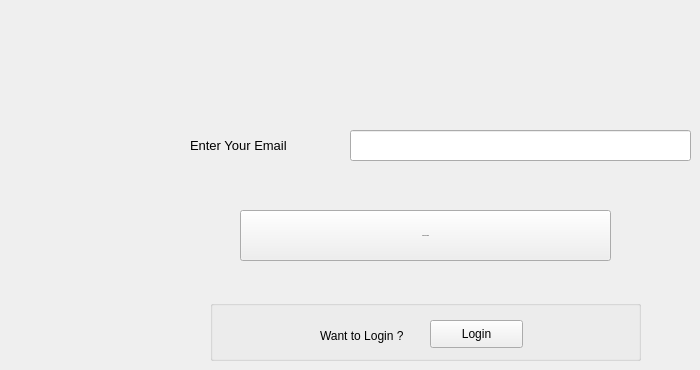
    <widget class="QWidget" name="tab_22">
     <attribute name="title">
      <string>Page</string>
     </attribute>
     <widget class="QLineEdit" name="lineEdit_42">
      <property name="geometry">
       <rect>
        <x>350</x>
        <y>130</y>
        <width>341</width>
        <height>31</height>
       </rect>
      </property>
     </widget>
     <widget class="QLabel" name="label_59">
      <property name="geometry">
       <rect>
        <x>190</x>
        <y>130</y>
        <width>131</width>
        <height>31</height>
       </rect>
      </property>
      <property name="font">
       <font>
        <pointsize>10</pointsize>
       </font>
      </property>
      <property name="text">
       <string>Enter Your Email</string>
      </property>
     </widget>
     <widget class="QPushButton" name="pushButton_40">
      <property name="geometry">
       <rect>
        <x>240</x>
        <y>210</y>
        <width>371</width>
        <height>51</height>
       </rect>
      </property>
      <property name="font">
       <font>
        <pointsize>-1</pointsize>
       </font>
      </property>
      <property name="text">
       <string>Send Me Email</string>
      </property>
     </widget>
     <widget class="QGroupBox" name="groupBox_8">
      <property name="geometry">
       <rect>
        <x>210</x>
        <y>300</y>
        <width>431</width>
        <height>61</height>
       </rect>
      </property>
      <property name="title">
       <string/>
      </property>
      <widget class="QLabel" name="label_60">
       <property name="geometry">
        <rect>
         <x>110</x>
         <y>20</y>
         <width>91</width>
         <height>31</height>
        </rect>
       </property>
       <property name="text">
        <string>Want to Login ?</string>
       </property>
      </widget>
      <widget class="QPushButton" name="pushButton_41">
       <property name="geometry">
        <rect>
         <x>220</x>
         <y>20</y>
         <width>93</width>
         <height>28</height>
        </rect>
       </property>
       <property name="text">
        <string>Login</string>
       </property>
      </widget>
     </widget>
    </widget>
